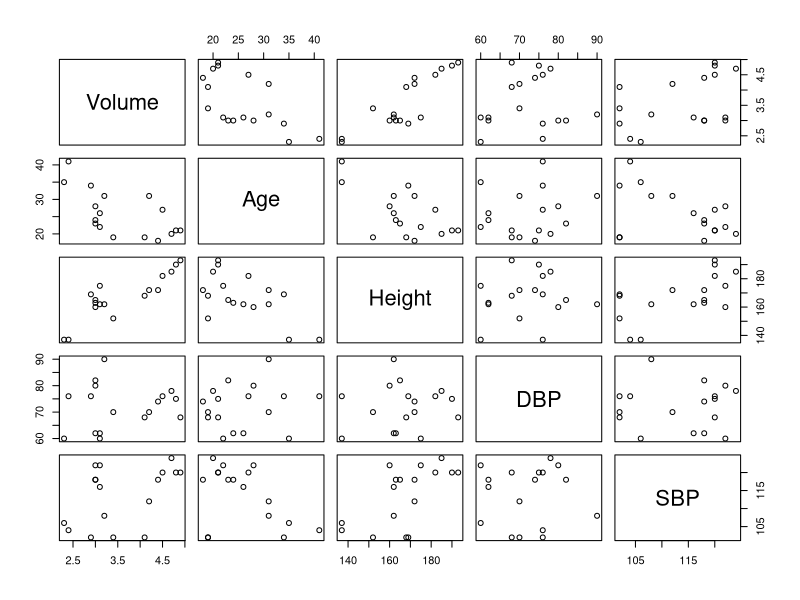
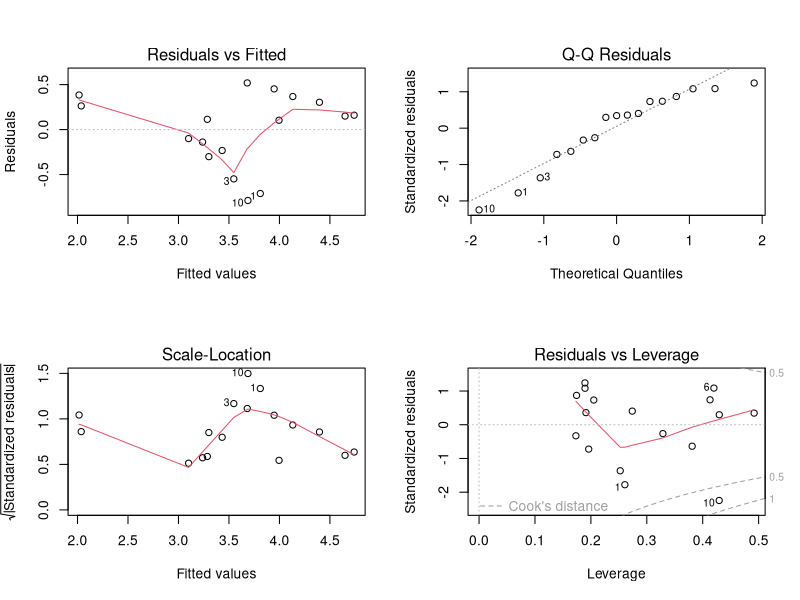
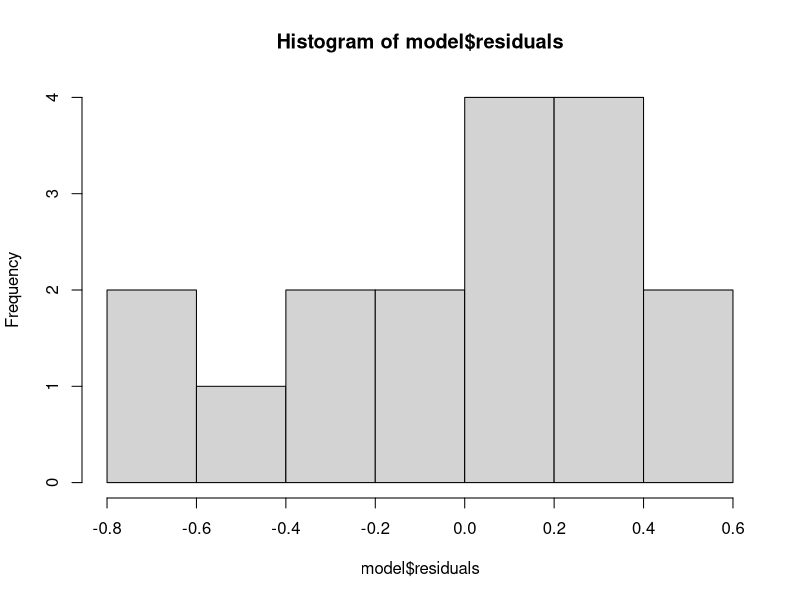

Here is the R script that generated these plots, in order: (Note: this script raises an error after producing the figures.)
#Q.1
Age=c(22,19,23,31,21,41,27,26,18,34,31,28,24,20,21,19,35)
Height=c(175,152,165,162,193,137,182,162,172,169,172,160,163,185,190,168,137)
DBP=c(60,70,82,90,68,76,76,62,74,76,70,80,62,78,75,68,60)
SBP=c(122,102,118,108,120,104,120,116,118,102,112,122,118,124,120,102,106)
Volume=c(3.1,3.4,3,3.2,4.9,2.4,4.5,3.1,4.4,2.9,4.2,3,3,4.7,4.8,4.1,2.3)
Data=data.frame(Volume,Age,Height,DBP,SBP)
#a) Multiple scatter plot 
plot(Data)
#b) Fitting MLRM 
model=lm(Volume~Age+Height+DBP+SBP)
# i)Test of sign. of regression and conclusion,
summary(model)
anova(model)
pred_y=predict(model)
model$residuals

par(mfrow=c(2,2))
plot(model)
par(mfrow=c(1,1))
hist(model$residuals)
# variance covariance matrix of the estimated parameters
X=cbind(rep(1,length(Age)),Age,Height,DBP,SBP)
library(MASS)
library(Matrix)
r=rankMatrix(X)
S=t(X)%*%X
G=solve(S)
H=G%*%S
beta_hat=G%*%t(X)%*%Volume
SSE=t(Volume)%*%Volume-t(beta_hat)%*%t(X)%*%Volume
sigma=SSE/(length(Age)-r[1])
var_covar_of_beta_hat=sigma^2%*%G
par(mfrow=c(1,1))
plot(pred_y,model$residuals)

# confidence interval
confint(model,level=0.95) ##confint(model,interval="confidence")
confint(model,interval='prediction')
predict(model,interval="confidence")
predict(model,interval = "prediction")
predict(model,data.frame(Age=21,Height=165,DBP=80,SBP=115),interval='prediction')
predict(model,data.frame(Age=c(21,23),Height=c(165,170),DBP=c(80,82),SBP=c(115,118)),interval='prediction')

## split regression sum of squares 
## To test is DBP and SBP contributes to the model
model_1=lm(Volume~Age+DBP+SBP)
anova(model_1,model)
SS_H=2.8004-2.5900
F0=SS_H/0.2158


## Que.2
y=c(2256,2340,2426,2293,2330,2368,2250,2409,2364,2379,2440,2364,2404,2317,2309,2328)
x1=c(80,93,100,82,90,99,81,96,94,93,97,95,100,85,86,87)
x2=c(8,9,10,12,11,8,8,10,12,11,13,11,8,12,9,12)
data=data.frame(y,x1,x2)
plot(data)
fit=lm(y~x1+x2)
fit
anova(fit)
summary(fit)
##variance covariance matrix of beta_hat
x=cbind(rep(1,16),x1,x2)
library(MASS)
library(Matrix)
r=rankMatrix(x)
s=t(x)%*%x
G=ginv(s)
H= G%*%s
beta_hat=G%*%t(x)%*%y
sse=t(y)%*%y-t(beta_hat)%*%t(x)%*%y
sigma=sse/(n-r[1])
var_covar_of_beta_hat=sigma%*%H%*%G



##Que3
y=c(650,1200,1300,430,1400,900,1800,640,793,925)
x=c(2,7,9,4,12,6,9,3,3,2)
plot(x,y)
##fitting 
fit=lm(y~x)
summary(fit)
anova(fit)
confint(fit,interval='confidence')
predict.lm(fit,data.frame(x=5),interval = 'prediction')
predict.lm(fit,interval = 'prediction')
predict.lm(fit,interval = 'confidence')
confint(fit,interval='prediction')
